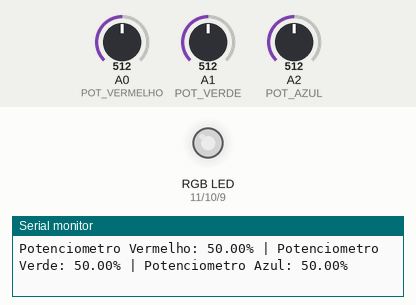
Recording of a sketch running on a simulated Arduino Uno, built with avr-gcc and run on an emulated ATmega328P. Parts: an RGB LED mixed from three pins (HIGH = lit), the last lines printed to the serial monitor. Inputs (shaded band) come from the test bench; at power-on: A0 (POT_VERMELHO) = 512, A1 (POT_VERDE) = 512, A2 (POT_AZUL) = 512. Dim RGB values are drawn brighter than linear.

Above: at 5.2 s.
5.3 s: A0 (POT_VERMELHO) set to 716
At 6.4 s:
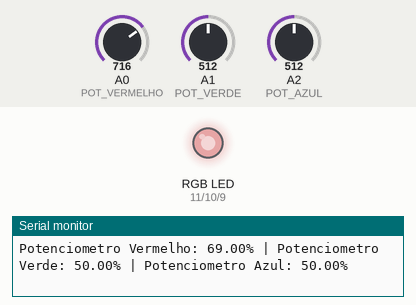
6.8 s: A1 (POT_VERDE) set to 716
At 7.7 s:
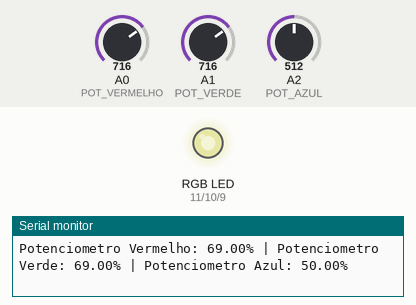
8.3 s: A2 (POT_AZUL) set to 716
At 8.8 s:
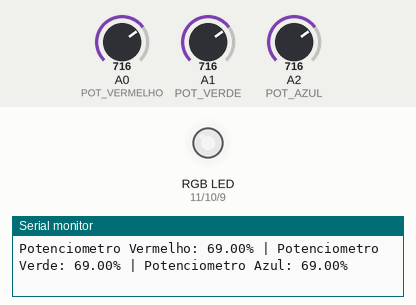
9.8 s: A0 (POT_VERMELHO) set to 900
At 11.0 s:
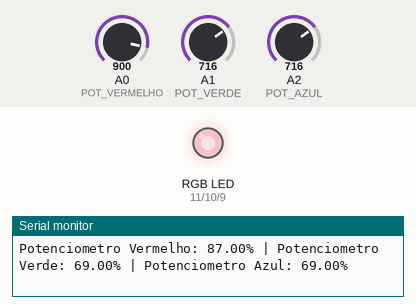
11.3 s: A1 (POT_VERDE) set to 900
At 12.4 s:
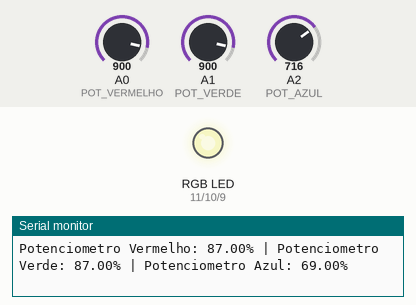
12.9 s: A2 (POT_AZUL) set to 900
At 13.7 s:
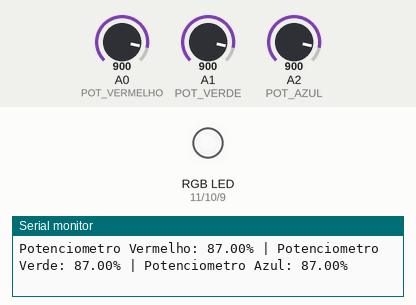
Timing chart, 0 to 15.4 s (numbered marks = the images above; inputs shaded):
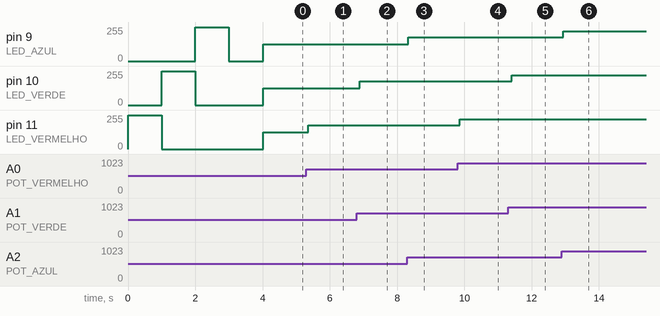

Measured:
- after the input at 5.3 s, pin 11 (LED_VERMELHO): 127/255 → 178/255 after 0.06 s
- after the input at 6.8 s, pin 10 (LED_VERDE): 127/255 → 178/255 after 0.10 s
- after the input at 8.3 s, pin 9 (LED_AZUL): 127/255 → 178/255 at once
- after the input at 9.8 s, pin 11 (LED_VERMELHO): 178/255 → 224/255 after 0.07 s
- after the input at 11.3 s, pin 10 (LED_VERDE): 178/255 → 224/255 after 0.10 s
- after the input at 12.9 s, pin 9 (LED_AZUL): 178/255 → 224/255 at once

The sketch:

Aula_Pratica_4.ino
```cpp
/**
 * @file Aula_Pratica_4.ino
 * @brief Aula Prática 4 - Programação e Montagem de Hardware na Plataforma Arduino
 * @version 1.0
 * @date 2023-06-04
 *
 * A. O roteiro envolve o desenvolvimento de um sistema de acionamento de um LED RGB.
 * B. Os LEDs RGB possuem internamente as três cores básicas: Vermelho, Verde e Azul.
 * C. Podemos misturar as cores e alterar a intensidade de cada uma delas para representar qualquer cor do espectro visível.
 * D. O LED RGB utilizado é do tipo Cátodo Comum.
 * E. Em um primeiro momento vamos testar as cores básicas do LED e, na sequência, o acendimento do LED será definido por potenciômetros.
 * F. A sequência de teste das cores é: Acende Vermelho na intensidade máxima e após 1s, Acende Verde na intensidade máxima e após 1s, Acende Azul na intensidade máxima e após 1s.
 * G. A intensidade luminosa de cada cor será definida através de potenciômetros. Cada cor terá um potenciômetro.
 */

// Define os pinos dos LEDs
#define LED_VERMELHO 11
#define LED_VERDE    10
#define LED_AZUL     9

// Define os pinos dos potenciômetros
#define POT_VERMELHO A0
#define POT_VERDE    A1
#define POT_AZUL     A2

// Define o intervalo de tempo entre a troca de cores do LED RGB
int intevalo = 1000;

// Define o intervalo de tempo entre a leitura dos potenciômetros
int debounce = 100;

void setup()
{
    // Inicializa a comunicação serial
    Serial.begin(9600);

    // Inicializa os pinos do LED como saída
    pinMode(LED_VERMELHO, OUTPUT);
    pinMode(LED_VERDE, OUTPUT);
    pinMode(LED_AZUL, OUTPUT);

    // Testa o funcionameto de todas as cores do LED
    testa_led();
}

void loop()
{
    // Lê os valores dos potenciômetros (entre 0 e 1023)
    int valorVermelho = analogRead(POT_VERMELHO);
    int valorVerde    = analogRead(POT_VERDE);
    int valorAzul     = analogRead(POT_AZUL);

    // Imprime a porcentagem dos potenciometros na saída serial
    print_pot(valorVermelho, valorVerde, valorAzul);

    // Converte os valores para o intervalo de PWM (entre 0 e 255)
    valorVermelho = map(valorVermelho, 0, 1023, 0, 255);
    valorVerde    = map(valorVerde, 0, 1023, 0, 255);
    valorAzul     = map(valorAzul, 0, 1023, 0, 255);

    // Escreve os valores nos pinos dos LEDs usando PWM
    analogWrite(LED_VERMELHO, valorVermelho);
    analogWrite(LED_VERDE, valorVerde);
    analogWrite(LED_AZUL, valorAzul);

    // Aguarda um tempo para evitar que a leitura dos potenciômetros seja feita com muita frequência
    delay(debounce);
}

// Esta função testa o funcionamento de todas as cores do LED RGB
void testa_led()
{
    // Acende o LED vermelho na intensidade máxima
    analogWrite(LED_VERMELHO, 255);
    // Apaga os outros LEDs
    analogWrite(LED_VERDE, 0);
    analogWrite(LED_AZUL, 0);
    // Aguarda um segundo
    delay(intevalo);

    // Acende o LED verde na intensidade máxima
    analogWrite(LED_VERDE, 255);
    // Apaga os outros LEDs
    analogWrite(LED_VERMELHO, 0);
    analogWrite(LED_AZUL, 0);
    // Aguarda um segundo
    delay(intevalo);

    // Acende o LED azul na intensidade máxima
    analogWrite(LED_AZUL, 255);
    // Apaga os outros LEDs
    analogWrite(LED_VERMELHO, 0);
    analogWrite(LED_VERDE, 0);
    // Aguarda um segundo
    delay(intevalo);

    // Define todas as cores no valor mínimo (apaga o LED RGB)
    analogWrite(LED_VERMELHO, 0);
    analogWrite(LED_VERDE, 0);
    analogWrite(LED_AZUL, 0);
    // Aguarda um segundo
    delay(intevalo);
}

// Esta função recebe três valores inteiros entre 0 e 1023 e imprime na saída serial a porcentagem correspondente de cada potenciômetro
// A função só imprime se algum dos valores for diferente do anterior
void print_pot(int vermelho, int verde, int azul)
{
    // Variáveis estáticas para armazenar os valores anteriores
    static int vermelho_anterior = -1;
    static int verde_anterior    = -1;
    static int azul_anterior     = -1;

    // Verifica se algum dos valores mudou
    if (vermelho != vermelho_anterior || verde != verde_anterior || azul != azul_anterior)
    {
        // Calcula a porcentagem de cada valor
        float vermelho_pct = map(vermelho, 0, 1023, 0, 100);
        float verde_pct    = map(verde, 0, 1023, 0, 100);
        float azul_pct     = map(azul, 0, 1023, 0, 100);

        // Imprime na saída serial no formato desejado
        Serial.print("Potenciometro Vermelho: ");
        Serial.print(vermelho_pct);
        Serial.print("% | Potenciometro Verde: ");
        Serial.print(verde_pct);
        Serial.print("% | Potenciometro Azul: ");
        Serial.print(azul_pct);
        Serial.println("%");

        // Atualiza os valores anteriores
        vermelho_anterior = vermelho;
        verde_anterior    = verde;
        azul_anterior     = azul;
    }
}
```
